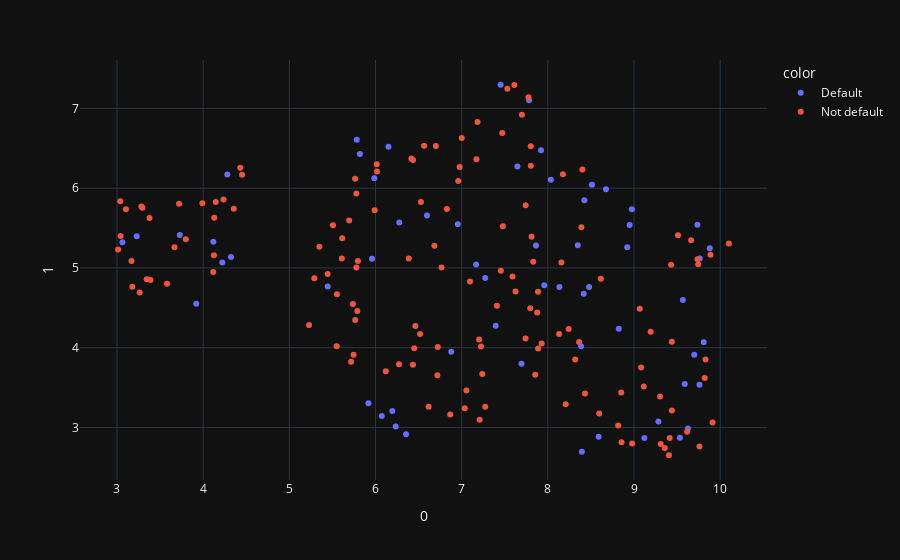

Here is the notebook cell this chart was saved with:
### Code cell
fig = px.scatter(umap_components, x=0, y=1, color=Y_test)
fig.show()

### Figure 1 — Plotly figure (JSON) as saved in the notebook; plotly's stock layout.template omitted (floating-point values rounded to 4 significant figures; data arrays with more than 128 entries replaced by an {"elided": "..."} marker saying what was removed)
{"data": [{"hovertemplate": "color=Default<br>0=%{x}<br>1=%{y}<extra></extra>", "legendgroup": "Default", "marker": {"color": "#636efa", "symbol": "circle"}, "mode": "markers", "name": "Default", "orientation": "v", "showlegend": true, "x": [7.921, 3.229, 9.12, 6.354, 4.28, 5.918, 6.234, 7.452, 8.416, 8.975, 9.76, 4.223, 8.347, 3.73, 9.567, 8.949, 8.478, 6.195, 9.808, 9.699, 7.958, 3.063, 5.446, 6.597, 8.395, 7.168, 6.072, 9.625, 9.284, 8.674, 7.783, 8.921, 5.986, 8.385, 7.273, 8.135, 9.589, 7.694, 8.589, 8.035, 6.955, 7.862, 9.879, 6.276, 4.119, 8.512, 9.533, 9.762, 8.823, 5.782, 4.323, 6.879, 9.736, 5.959, 5.819, 8.424, 3.92, 7.647, 6.15, 7.395], "xaxis": "x", "y": [6.474, 5.399, 2.867, 2.915, 6.171, 3.304, 3.013, 7.296, 4.675, 5.735, 3.535, 5.067, 5.283, 5.412, 4.6, 5.538, 4.761, 3.208, 4.069, 3.912, 4.782, 5.323, 4.767, 5.657, 2.696, 5.043, 3.143, 2.986, 3.075, 5.986, 7.102, 5.26, 6.123, 4.019, 4.875, 4.762, 3.545, 3.798, 2.883, 6.105, 5.548, 5.28, 5.246, 5.569, 5.329, 6.042, 2.871, 5.118, 4.236, 6.607, 5.137, 3.949, 5.541, 5.114, 6.429, 5.849, 4.551, 6.271, 6.518, 4.274], "yaxis": "y", "type": "scatter"}, {"hovertemplate": "color=Not default<br>0=%{x}<br>1=%{y}<extra></extra>", "legendgroup": "Not default", "marker": {"color": "#EF553B", "symbol": "circle"}, "mode": "markers", "name": "Not default", "orientation": "v", "showlegend": true, "x": {"elided": "140 float values"}, "xaxis": "x", "y": {"elided": "140 float values"}, "yaxis": "y", "type": "scatter"}], "layout": {"xaxis": {"anchor": "y", "domain": [0.0, 1.0], "title": {"text": "0"}}, "yaxis": {"anchor": "x", "domain": [0.0, 1.0], "title": {"text": "1"}}, "legend": {"title": {"text": "color"}, "tracegroupgap": 0}, "margin": {"t": 60}}}
